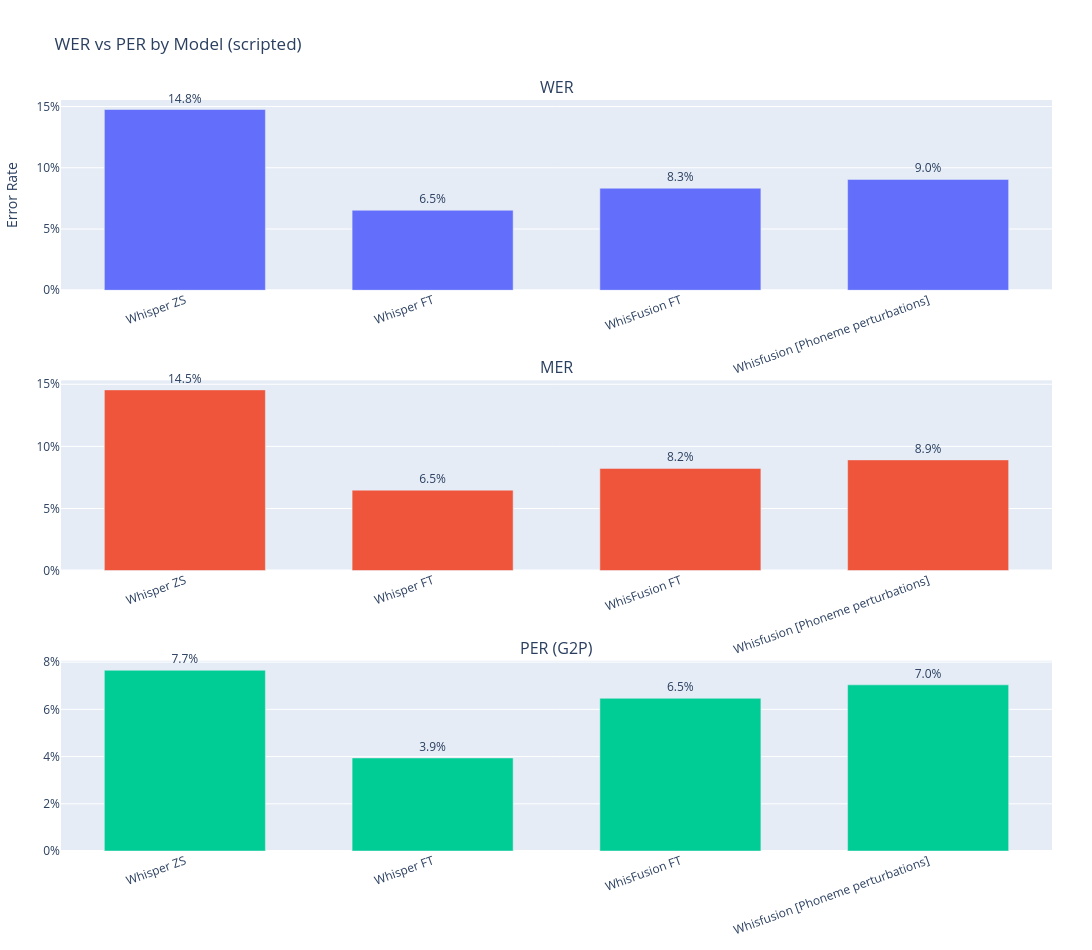

The notebook cell this image was saved under:
### Code cell
from plotly.subplots import make_subplots


def plot_summary_bars(domain: str | None = None):
    """Plot WER/PER bars for domain (None = all data)."""
    sub = get_summary_table(domain)
    if sub.empty:
        return

    domain_str = f" ({domain})" if domain else " (All Data)"

    fig = make_subplots(
        rows=3, cols=1,
        subplot_titles=("WER", "MER", "PER (G2P)"),
        vertical_spacing=0.12,
    )

    x = sub["Model"].tolist()

    for row, col_name, label in [
        (1, "WER", "WER"),
        (2, "MER", "MER"),
        (3, "PER (G2P)", "PER (G2P)"),
    ]:
        vals = sub[col_name]
        if col_name == "PER (G2P)" and not vals.notna().any():
            continue

        fig.add_trace(
            go.Bar(
                name=label,
                x=x,
                y=vals.tolist(),
                text=[f"{v:.1%}" if pd.notna(v) else "" for v in vals],
                textposition="outside",
                showlegend=False,
                cliponaxis=False,
            ),
            row=row, col=1
        )

    fig.update_yaxes(title_text="Error Rate", tickformat=".0%", row=1, col=1)
    fig.update_yaxes(tickformat=".0%", row=2, col=1)
    fig.update_yaxes(tickformat=".0%", row=3, col=1)

    fig.update_xaxes(tickangle=-20, automargin=True)

    fig.update_layout(
        title=f"WER vs PER by Model{domain_str}",
        height=950,
        width=1200,
        margin=dict(t=100, b=80, l=60, r=40),
        bargap=0.35,
    )
    fig.show()

domain = "scripted"
plot_summary_bars(domain)

### Figure 1 — Plotly figure (JSON) as saved in the notebook; plotly's stock layout.template omitted (floating-point values rounded to 4 significant figures)
{"data": [{"cliponaxis": false, "name": "WER", "showlegend": false, "text": ["14.8%", "6.5%", "8.3%", "9.0%"], "textposition": "outside", "type": "bar", "x": ["Whisper ZS", "Whisper FT", "WhisFusion FT", "Whisfusion [Phoneme perturbations]"], "xaxis": "x", "y": [0.1475, 0.06527, 0.08328, 0.09048], "yaxis": "y"}, {"cliponaxis": false, "name": "MER", "showlegend": false, "text": ["14.5%", "6.5%", "8.2%", "8.9%"], "textposition": "outside", "type": "bar", "x": ["Whisper ZS", "Whisper FT", "WhisFusion FT", "Whisfusion [Phoneme perturbations]"], "xaxis": "x2", "y": [0.1455, 0.06477, 0.08228, 0.08914], "yaxis": "y2"}, {"cliponaxis": false, "name": "PER (G2P)", "showlegend": false, "text": ["7.7%", "3.9%", "6.5%", "7.0%"], "textposition": "outside", "type": "bar", "x": ["Whisper ZS", "Whisper FT", "WhisFusion FT", "Whisfusion [Phoneme perturbations]"], "xaxis": "x3", "y": [0.07656, 0.03941, 0.06469, 0.07037], "yaxis": "y3"}], "layout": {"annotations": [{"font": {"size": 16}, "showarrow": false, "text": "WER", "x": 0.5, "xanchor": "center", "xref": "paper", "y": 1, "yanchor": "bottom", "yref": "paper"}, {"font": {"size": 16}, "showarrow": false, "text": "MER", "x": 0.5, "xanchor": "center", "xref": "paper", "y": 0.6267, "yanchor": "bottom", "yref": "paper"}, {"font": {"size": 16}, "showarrow": false, "text": "PER (G2P)", "x": 0.5, "xanchor": "center", "xref": "paper", "y": 0.2533, "yanchor": "bottom", "yref": "paper"}], "bargap": 0.35, "height": 950, "margin": {"b": 80, "l": 60, "r": 40, "t": 100}, "title": {"text": "WER vs PER by Model (scripted)"}, "width": 1200, "xaxis": {"anchor": "y", "automargin": true, "domain": [0, 1], "tickangle": -20}, "xaxis2": {"anchor": "y2", "automargin": true, "domain": [0, 1], "tickangle": -20}, "xaxis3": {"anchor": "y3", "automargin": true, "domain": [0, 1], "tickangle": -20}, "yaxis": {"anchor": "x", "domain": [0.7467, 1], "tickformat": ".0%", "title": {"text": "Error Rate"}}, "yaxis2": {"anchor": "x2", "domain": [0.3733, 0.6267], "tickformat": ".0%"}, "yaxis3": {"anchor": "x3", "domain": [0, 0.2533], "tickformat": ".0%"}}}
